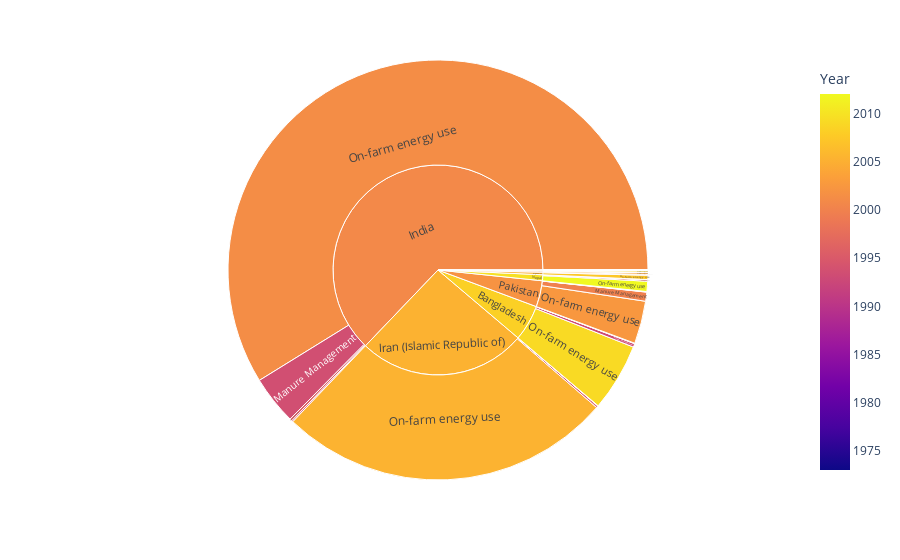

Notebook source saved alongside this figure:
### Code cell
import plotly.express as px

df = pd.read_csv("asiae.csv")
fig = px.sunburst(df, path=['Area', 'Item'], values='Value',
                  color='Year', hover_data=['Item'])
fig.show()

### Figure 1 — Plotly figure (JSON) as saved in the notebook; plotly's stock layout.template omitted (floating-point values rounded to 4 significant figures)
{"data": [{"branchvalues": "total", "customdata": [["Crop Residues", 1992.0], ["Crop Residues", 1996.0], ["Crop Residues", 1991.0], ["Crop Residues", 1996.0], ["Crop Residues", 1997.0], ["Crop Residues", 1973], ["Crop Residues", 1996.0], ["Crop Residues", 1998.0], ["Crop Residues", 1997.0], ["Manure Management", 1995.0], ["Manure Management", 1993.0], ["Manure Management", 1993.0], ["Manure Management", 1994.0], ["Manure Management", 1995.0], ["Manure Management", 1996.0], ["Manure Management", 2000.0], ["Manure Management", 1987.0], ["Manure applied to Soils", 1991.0], ["Manure applied to Soils", 1996.0], ["Manure applied to Soils", 1993.0], ["Manure applied to Soils", 1994.0], ["Manure applied to Soils", 1998.0], ["Manure applied to Soils", 1997.0], ["Manure applied to Soils", 2001.0], ["Manure applied to Soils", 1988.0], ["On-farm energy use", 2007.0], ["On-farm energy use", 2009.0], ["On-farm energy use", 2007.0], ["On-farm energy use", 2001.0], ["On-farm energy use", 2005.0], ["On-farm energy use", 2009.0], ["On-farm energy use", 2012.0], ["On-farm energy use", 2003.0], ["On-farm energy use", 2004.0], ["(?)", 2005.0], ["(?)", 2008.0], ["(?)", 2005.0], ["(?)", 2001.0], ["(?)", 2005.0], ["(?)", 2009.0], ["(?)", 2010.0], ["(?)", 2002.0], ["(?)", 2001.0]], "domain": {"x": [0, 1], "y": [0, 1]}, "hovertemplate": "labels=%{label}<br>Value=%{value}<br>parent=%{parent}<br>id=%{id}<br>Item=%{customdata[0]}<br>Year=%{color}<extra></extra>", "ids": ["Afghanistan/Crop Residues", "Bangladesh/Crop Residues", "Bhutan/Crop Residues", "India/Crop Residues", "Iran (Islamic Republic of)/Crop Residues", "Maldives/Crop Residues", "Nepal/Crop Residues", "Pakistan/Crop Residues", "Sri Lanka/Crop Residues", "Afghanistan/Manure Management", "Bangladesh/Manure Management", "Bhutan/Manure Management", "India/Manure Management", "Iran (Islamic Republic of)/Manure Management", "Nepal/Manure Management", "Pakistan/Manure Management", "Sri Lanka/Manure Management", "Afghanistan/Manure applied to Soils", "Bangladesh/Manure applied to Soils", "Bhutan/Manure applied to Soils", "India/Manure applied to Soils", "Iran (Islamic Republic of)/Manure applied to Soils", "Nepal/Manure applied to Soils", "Pakistan/Manure applied to Soils", "Sri Lanka/Manure applied to Soils", "Afghanistan/On-farm energy use", "Bangladesh/On-farm energy use", "Bhutan/On-farm energy use", "India/On-farm energy use", "Iran (Islamic Republic of)/On-farm energy use", "Maldives/On-farm energy use", "Nepal/On-farm energy use", "Pakistan/On-farm energy use", "Sri Lanka/On-farm energy use", "Afghanistan", "Bangladesh", "Bhutan", "India", "Iran (Islamic Republic of)", "Maldives", "Nepal", "Pakistan", "Sri Lanka"], "labels": ["Crop Residues", "Crop Residues", "Crop Residues", "Crop Residues", "Crop Residues", "Crop Residues", "Crop Residues", "Crop Residues", "Crop Residues", "Manure Management", "Manure Management", "Manure Management", "Manure Management", "Manure Management", "Manure Management", "Manure Management", "Manure Management", "Manure applied to Soils", "Manure applied to Soils", "Manure applied to Soils", "Manure applied to Soils", "Manure applied to Soils", "Manure applied to Soils", "Manure applied to Soils", "Manure applied to Soils", "On-farm energy use", "On-farm energy use", "On-farm energy use", "On-farm energy use", "On-farm energy use", "On-farm energy use", "On-farm energy use", "On-farm energy use", "On-farm energy use", "Afghanistan", "Bangladesh", "Bhutan", "India", "Iran (Islamic Republic of)", "Maldives", "Nepal", "Pakistan", "Sri Lanka"], "marker": {"coloraxis": "coloraxis", "colors": [1992.0, 1996.0, 1991.0, 1996.0, 1997.0, 1973, 1996.0, 1998.0, 1997.0, 1995.0, 1993.0, 1993.0, 1994.0, 1995.0, 1996.0, 2000.0, 1987.0, 1991.0, 1996.0, 1993.0, 1994.0, 1998.0, 1997.0, 2001.0, 1988.0, 2007.0, 2009.0, 2007.0, 2001.0, 2005.0, 2009.0, 2012.0, 2003.0, 2004.0, 2005.0, 2008.0, 2005.0, 2001.0, 2005.0, 2009.0, 2010.0, 2002.0, 2001.0]}, "name": "", "parents": ["Afghanistan", "Bangladesh", "Bhutan", "India", "Iran (Islamic Republic of)", "Maldives", "Nepal", "Pakistan", "Sri Lanka", "Afghanistan", "Bangladesh", "Bhutan", "India", "Iran (Islamic Republic of)", "Nepal", "Pakistan", "Sri Lanka", "Afghanistan", "Bangladesh", "Bhutan", "India", "Iran (Islamic Republic of)", "Nepal", "Pakistan", "Sri Lanka", "Afghanistan", "Bangladesh", "Bhutan", "India", "Iran (Islamic Republic of)", "Maldives", "Nepal", "Pakistan", "Sri Lanka", "", "", "", "", "", "", "", "", ""], "type": "sunburst", "values": [11.8, 93.51, 0.3837, 612.5, 38.79, 0.0005, 17.35, 66.05, 7.495, 208.0, 905.8, 14.46, 12570.0, 508.7, 399.0, 2341.0, 104.9, 12.16, 33.78, 0.3895, 361.3, 42.2, 13.09, 80.71, 2.989, 1089.0, 17470.0, 90.0, 197100.0, 86390.0, 433.0, 2626.0, 11020.0, 458.3, 1321.0, 18510.0, 105.2, 210600.0, 86980.0, 433.0, 3056.0, 13510.0, 573.7]}], "layout": {"coloraxis": {"colorbar": {"title": {"text": "Year"}}, "colorscale": [[0, "#0d0887"], [0.1111, "#46039f"], [0.2222, "#7201a8"], [0.3333, "#9c179e"], [0.4444, "#bd3786"], [0.5556, "#d8576b"], [0.6667, "#ed7953"], [0.7778, "#fb9f3a"], [0.8889, "#fdca26"], [1, "#f0f921"]]}, "legend": {"tracegroupgap": 0}, "margin": {"t": 60}}}
